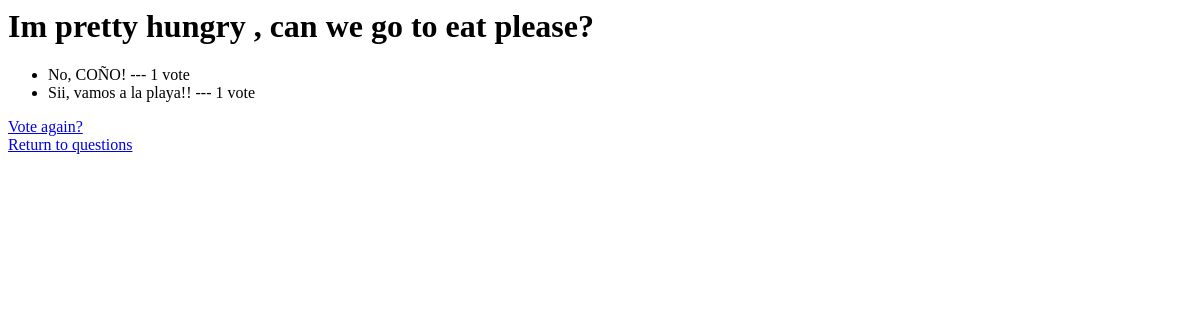
The app's page /polls/3/results/, older data.
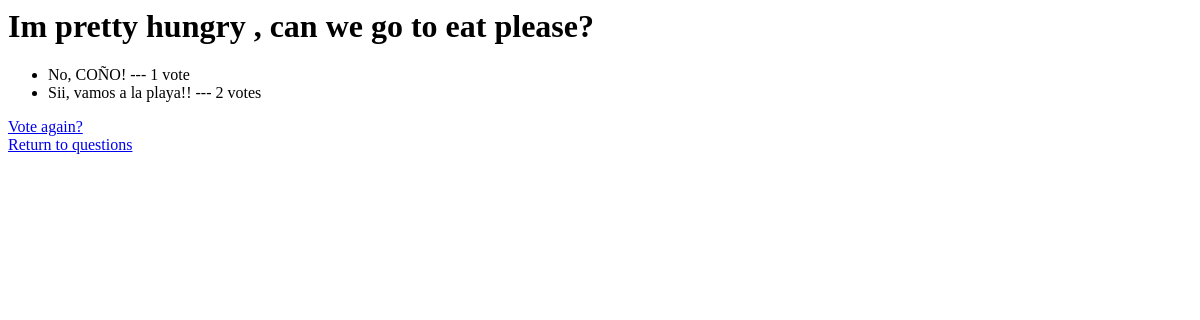
The same page, newer data.
### polls/models.py (models this page shows, shortened)
class Question(models.Model):
	question_text = models.CharField(max_length=200)
	pub_date = models.DateTimeField('date published')

class Choice(models.Model):
	question = models.ForeignKey(Question, on_delete=models.CASCADE)
	choice_text = models.CharField(max_length=200)
	votes = models.IntegerField(default=0)

### polls/views.py (the view)
# urls.py: path('<int:pk>/results/', views.ResultsView.as_view(), name='results'),
class ResultsView(generic.DetailView):
	model = Question
	template_name = 'polls/results.html'
	def get_queryset(self):
		question_ids = questions_with_2_plus_choices(self)
		return Question.objects.filter(
			pub_date__lte=timezone.now()).filter(
			id__in=question_ids)

### polls/views.py (called while the page is built)
def only_reps(numbers):
	answer = []
	start = 0
	for a in numbers:
		start += 1
		for b in numbers[start:]:
			if (a == b and a not in answer):
				answer.append(a)
	return answer

def questions_with_2_plus_choices(self):
	q_ids = []
	for choice in Choice.objects.all():
		q_ids.append(choice.question_id)
	return only_reps(q_ids)

### polls/templates/polls/results.html (shortened to what this page needs)
<h1>{{ question.question_text }}</h1>
<ul>
{% for choice in question.choice_set.all %}
	<li>{{ choice.choice_text }} --- {{ choice.votes }}
	vote{{choice.votes|pluralize }}</li>
{% endfor %}
</ul>
<a href="{% url 'polls:detail' question.id %}">Vote again?</a>
<a href="{% url 'polls:index' %}">Return to questions</a>

Row changes from the older to the newer data that the page shows:
changed Choice "Sii, vamos a la playa!!": votes "1" → "2"
